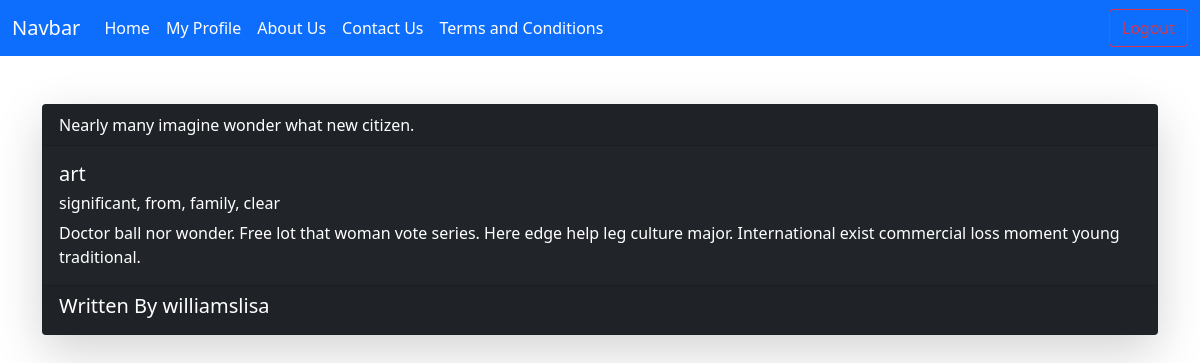
Screenshot of /readFull/5 (signed in) with the database file from the repository.
### snippetApp/models.py (models this page shows, shortened)
class Code(models.Model):
    title=models.CharField(max_length=250)
    code_content=models.TextField()
    language=models.CharField(max_length=50)
    tags=models.CharField(max_length=250,blank=True,null=True)
    user=models.ForeignKey(User,on_delete=models.CASCADE)

### snippetApp/views.py (the view)
# urls.py: path('readFull/<id>',views.readFull,name="readFull"),
@login_required(login_url="/login/")
def readFull(request,id):
    obj=Code.objects.get(id=id)
    context={'CodeContent':obj}
    return render(request,"readFull.html",context)

### snippetApp/templates/readFull.html (shortened to what this page needs)
{% extends "base.html" %}
{%block content%}
<div class="mt-5 ">
    {% if CodeContent %}
        <div class=" cards ">
            <div class="card text-white bg-dark mb-3 p-6 shadow-lg">
                <div class="card-header">
                    {{CodeContent.title}}
                </div>
                <div class="card-body">
                    <h5 class="card-title">{{CodeContent.language}}</h5>
                    <h6>{{CodeContent.tags}}</h6>
                    <p class="card-text">{{CodeContent.code_content}}</p>
                </div>
                <div class="card-footer">
                    <h5>Written By {{CodeContent.user.username}}</h5>
                </div>
            </div>
        </div>
    {% else %}
        <h4>NO CODE AVAILABLE</h4>
    {% endif %}
</div>
{% endblock %}

### rows the page displays
Code: title "Nearly many imagine wonder what new citizen.", language "art", tags "significant, from, family, clear", code_content "Doctor ball nor wonder. Free lot that woman vote series. Here edge help leg culture major. International exist commercial loss moment young traditional.", user.username "williamslisa"
